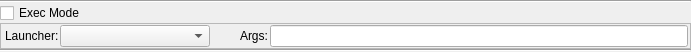
<?xml version="1.0" encoding="UTF-8"?>
<ui version="4.0">
 <class>wgLauncher</class>
 <widget class="QWidget" name="wgLauncher">
  <property name="geometry">
   <rect>
    <x>0</x>
    <y>0</y>
    <width>691</width>
    <height>49</height>
   </rect>
  </property>
  <property name="windowTitle">
   <string>Launcher</string>
  </property>
  <layout class="QGridLayout" name="gridLayout">
   <property name="margin">
    <number>0</number>
   </property>
   <property name="spacing">
    <number>0</number>
   </property>
   <item row="8" column="0">
    <widget class="Line" name="line_4">
     <property name="orientation">
      <enum>Qt::Horizontal</enum>
     </property>
    </widget>
   </item>
   <item row="0" column="0">
    <widget class="Line" name="line">
     <property name="orientation">
      <enum>Qt::Horizontal</enum>
     </property>
    </widget>
   </item>
   <item row="2" column="0">
    <widget class="QFrame" name="vfLauncher">
     <property name="frameShape">
      <enum>QFrame::StyledPanel</enum>
     </property>
     <layout class="QVBoxLayout" name="vlLauncher">
      <property name="spacing">
       <number>0</number>
      </property>
      <property name="leftMargin">
       <number>0</number>
      </property>
      <property name="topMargin">
       <number>1</number>
      </property>
      <property name="rightMargin">
       <number>0</number>
      </property>
      <property name="bottomMargin">
       <number>1</number>
      </property>
      <item>
       <layout class="QHBoxLayout" name="hlLauncher">
        <property name="spacing">
         <number>0</number>
        </property>
        <property name="leftMargin">
         <number>4</number>
        </property>
        <property name="topMargin">
         <number>0</number>
        </property>
        <property name="rightMargin">
         <number>2</number>
        </property>
        <property name="bottomMargin">
         <number>0</number>
        </property>
        <item>
         <widget class="QLabel" name="lLauncher">
          <property name="minimumSize">
           <size>
            <width>55</width>
            <height>0</height>
           </size>
          </property>
          <property name="maximumSize">
           <size>
            <width>55</width>
            <height>16777215</height>
           </size>
          </property>
          <property name="text">
           <string>Launcher: </string>
          </property>
         </widget>
        </item>
        <item>
         <widget class="QComboBox" name="cbLauncher">
          <property name="minimumSize">
           <size>
            <width>150</width>
            <height>0</height>
           </size>
          </property>
         </widget>
        </item>
        <item>
         <spacer name="horizontalSpacer">
          <property name="orientation">
           <enum>Qt::Horizontal</enum>
          </property>
          <property name="sizeType">
           <enum>QSizePolicy::Fixed</enum>
          </property>
          <property name="sizeHint" stdset="0">
           <size>
            <width>30</width>
            <height>20</height>
           </size>
          </property>
         </spacer>
        </item>
        <item>
         <widget class="QLabel" name="lLauncherArgs">
          <property name="minimumSize">
           <size>
            <width>30</width>
            <height>0</height>
           </size>
          </property>
          <property name="maximumSize">
           <size>
            <width>30</width>
            <height>16777215</height>
           </size>
          </property>
          <property name="text">
           <string>Args: </string>
          </property>
         </widget>
        </item>
        <item>
         <widget class="QLineEdit" name="leArgs">
          <property name="enabled">
           <bool>true</bool>
          </property>
         </widget>
        </item>
       </layout>
      </item>
     </layout>
    </widget>
   </item>
   <item row="1" column="0">
    <widget class="QFrame" name="vfExecMode">
     <layout class="QVBoxLayout" name="vlExecMode">
      <property name="spacing">
       <number>0</number>
      </property>
      <property name="margin">
       <number>0</number>
      </property>
      <item>
       <widget class="QCheckBox" name="cbExecMode">
        <property name="text">
         <string>Exec Mode</string>
        </property>
       </widget>
      </item>
     </layout>
    </widget>
   </item>
  </layout>
 </widget>
 <resources/>
 <connections/>
</ui>
